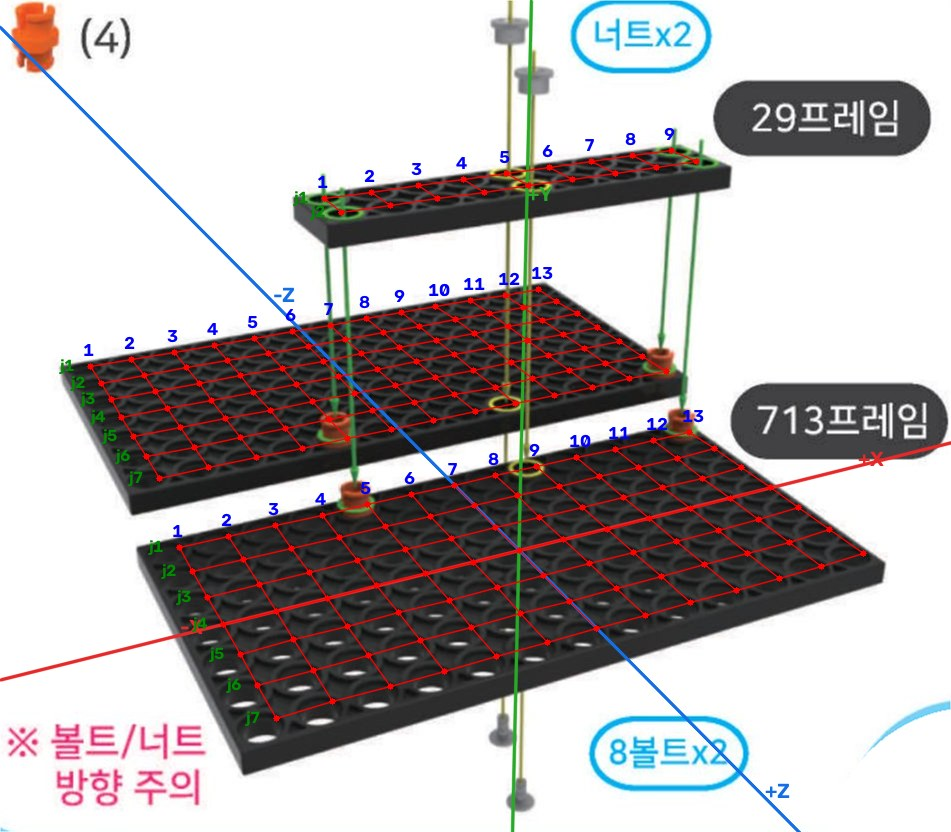
#> input picture scripts/assembly-tools/refs/bowling/01_2.jpg, 951 x 832 px, given in place of 03.jpg, which was not available
$ python halffit.py 3 refs/bowling/01_2.jpg refs/bowling/01_3.jpg refs/bowling/01_3.jpg
#> lines starting #> are read from the running program, lines starting #| are printed output that depends on the picture
# usage: halffit.py N label cols rows x1 y1 ... x8 y8 [mode]  -> runs holefit on 0.5x copy, writes refs/bowling/fits/NN_label.json (x2) with true px errors
import sys, os, json, subprocess, shutil, cv2, numpy as np
N=int(sys.argv[1]); lab=sys.argv[2]; cols=sys.argv[3]; rows=sys.argv[4]; C=[float(v) for v in sys.argv[5:13]]; mode=sys.argv[13:]
root="refs/bowling_half"; os.makedirs(root+"/fits",exist_ok=True); os.makedirs(root+"/hf",exist_ok=True)
im=cv2.imread("refs/bowling/%02d.jpg"%N); h=cv2.resize(im,None,fx=0.5,fy=0.5,interpolation=cv2.INTER_AREA); cv2.imwrite(root+"/%02d.jpg"%N,h)
#> further down, im is the input picture: shape (832, 951, 3); mean B, G, R 177.1, 177, 182.2
#> after `h = cv2.resize(im, None, fx=0.5, fy=0.5, interpolation=cv2.INTER_AREA)`:
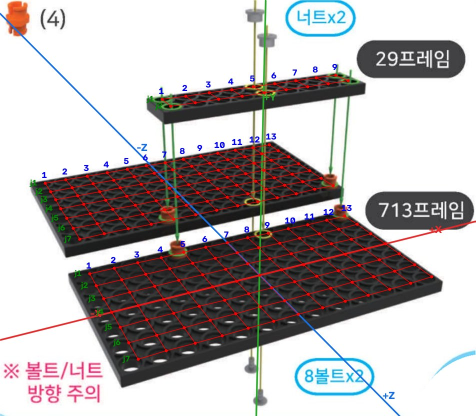
#> h: shape (416, 476, 3); mean B, G, R 177.3, 177.2, 182.4
arg=["python","holefit.py","bowling_half",str(N),lab,cols,rows]+["%.1f"%(v/2) for v in C]+mode
r=subprocess.run(arg,capture_output=True,env={**os.environ,"PYTHONIOENCODING":"utf-8"}); out=r.stdout.decode("utf-8","replace")
print("\n".join(l[:150] for l in out.splitlines() if "후보" in l or "통과" in l or "다시" in l))
f=root+"/fits/%02d_%s.json"%(N,lab)
if "✅" in out and os.path.exists(f):
    d=json.load(open(f,encoding="utf-8")); d["pts"]=[[c,r_,round(x*2,2),round(y*2,2)] for c,r_,x,y in d["pts"]]
    d["err_px"]=round(d["err_px"]*2,2); d["max_err_px"]=round(d["max_err_px"]*2,2)
    d["name"]=d["name"].replace("bowling_half","bowling")+" | 책 그림이 클로즈업(구멍 간격 ~100px)이라 0.5배 사본으로 holefit 한 뒤 좌표·오차를 2배로 환산(오차는 실제 px). 사용자 확인 필요"
    d["scale_note"]="0.5x copy"; json.dump(d,open("refs/bowling/fits/%02d_%s.json"%(N,lab),"w",encoding="utf-8"),ensure_ascii=False)
    shutil.copy(root+"/hf/%02d_%s.png"%(N,lab),"refs/bowling/hf/%02d_%s.png"%(N,lab)); print("SAVED true err",d["err_px"],d["max_err_px"])

$ run again, on scripts/assembly-tools/refs/bowling/18_6.jpg
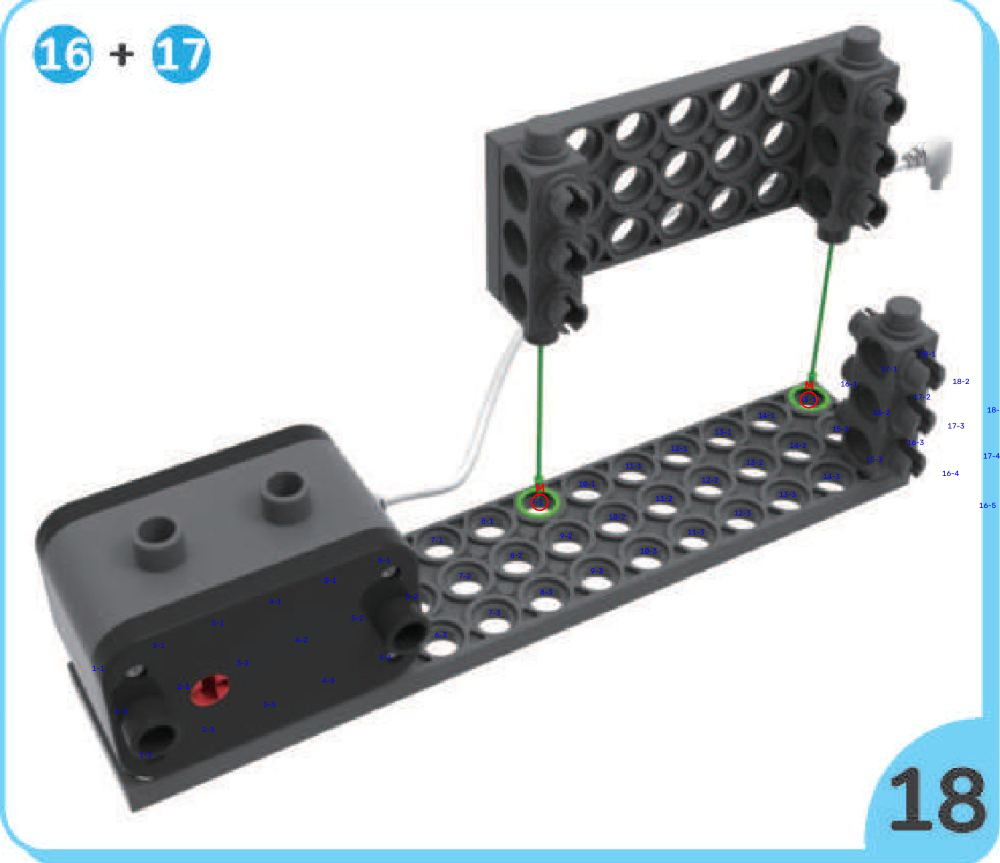
#> input picture scripts/assembly-tools/refs/bowling/18_6.jpg, 2000 x 1726 px, given in place of 03.jpg, which was not available (shown at 1/2 size)
#> im is the input picture: shape (1726, 2000, 3); mean B, G, R 200.8, 198.3, 192.9
#> `h = cv2.resize(im, None, fx=0.5, fy=0.5, interpolation=cv2.INTER_AREA)`:
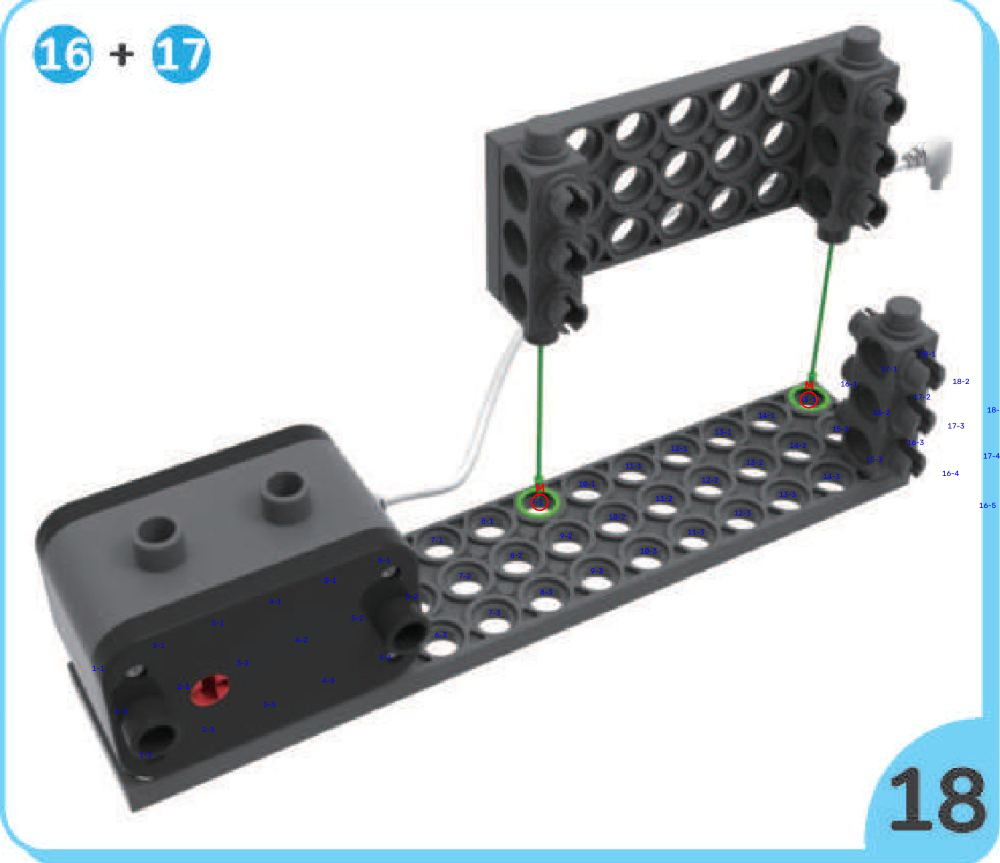
#> h: shape (863, 1000, 3); mean B, G, R 200.9, 198.4, 193

$ run again, on scripts/assembly-tools/refs/bowling/28_3.jpg
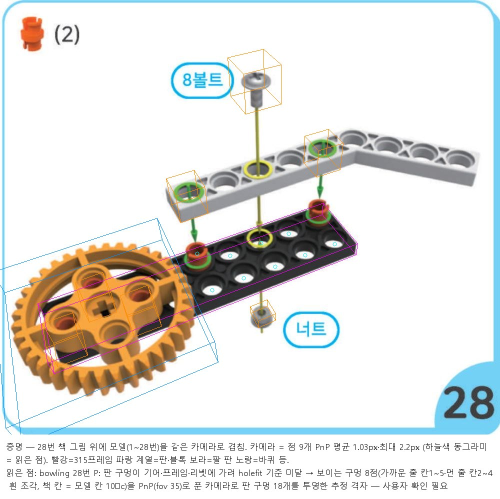
#> input picture scripts/assembly-tools/refs/bowling/28_3.jpg, 1000 x 997 px, given in place of 03.jpg, which was not available (shown at 1/2 size)
#> im is the input picture: shape (997, 1000, 3); mean B, G, R 220.9, 224.6, 225.1
#> `h = cv2.resize(im, None, fx=0.5, fy=0.5, interpolation=cv2.INTER_AREA)`:
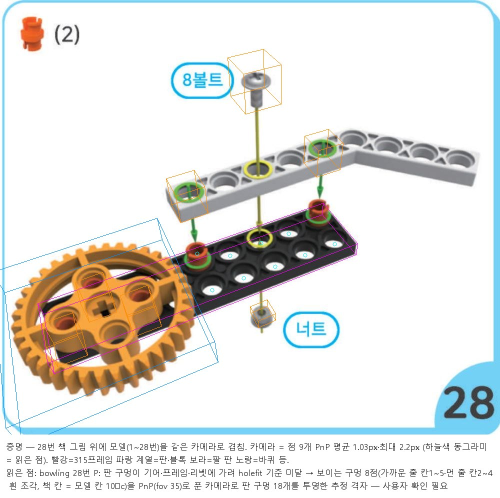
#> h: shape (498, 500, 3); mean B, G, R 221, 224.7, 225.2

$ run again, on scripts/assembly-tools/refs/bowling/29_2.jpg
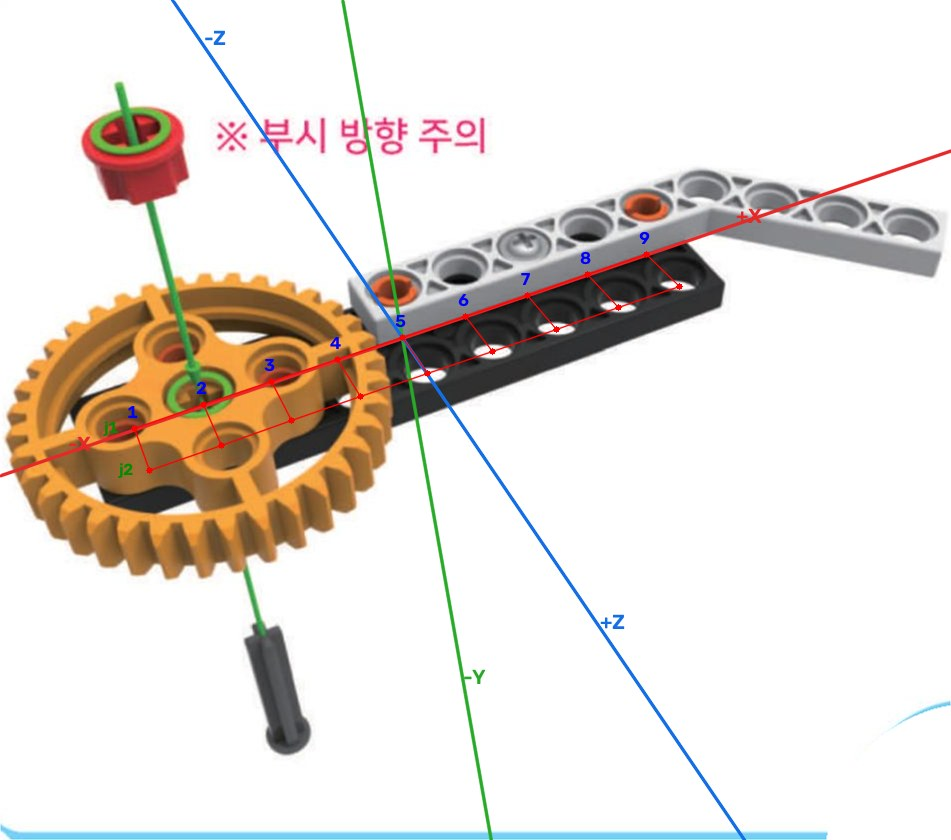
#> input picture scripts/assembly-tools/refs/bowling/29_2.jpg, 951 x 840 px, given in place of 03.jpg, which was not available
#> im is the input picture: shape (840, 951, 3); mean B, G, R 215.9, 222.2, 228.7
#> `h = cv2.resize(im, None, fx=0.5, fy=0.5, interpolation=cv2.INTER_AREA)`:
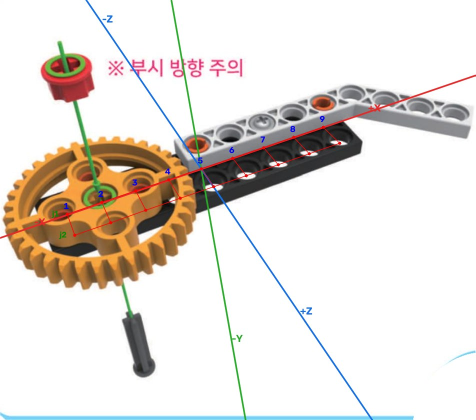
#> h: shape (420, 476, 3); mean B, G, R 216, 222.2, 228.8
